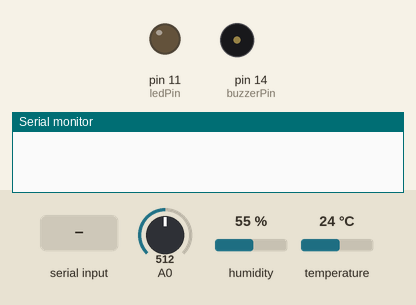
Simulated run of this sketch. Board: Arduino Mega 2560, built with avr-gcc and run on an emulated ATmega2560. On the bench: output pins drawn as LEDs (lit = HIGH), buzzer (waves = sounding, pin HIGH), the last lines printed to the serial monitor. The inputs (shaded band) are chosen by the test bench; at power-on: A0 = 512, humidity 55 %, temperature 24 °C.

Above: at 1.2 s.
1.3 s: "BUZZ" received over the second serial link
At 3.13 s:
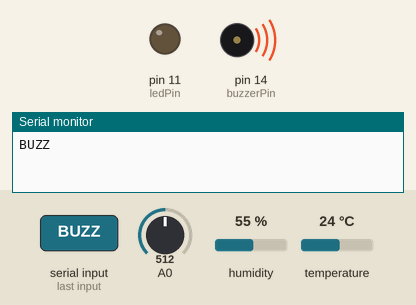
4.7 s: "LED_ON" received over the second serial link
At 7.1 s:
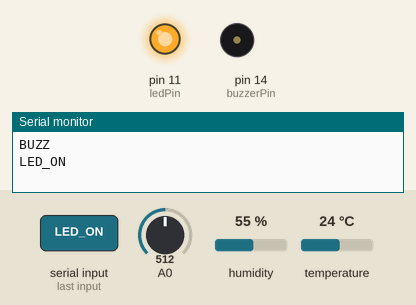
7.7 s: "BUZZ" received over the second serial link
At 9.33 s:
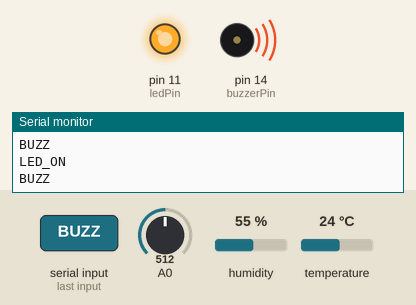
Timing chart, 0 to 10.9 s (numbered marks = the images above; inputs shaded):
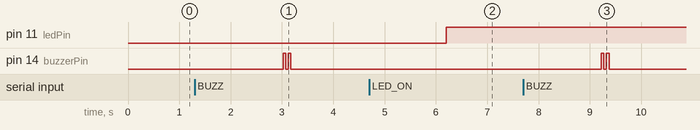

The sketch:

InstructionAndSensor.ino
```cpp
const int ledPin = 11;
const int buzzerPin = 14;
const int soilPin = 16;


#include "DHT.h"
//#include <SoftwareSerial.h>


#define DHTPIN 21      // Digital pin connected to the DHT sensor
#define DHTTYPE DHT11   // DHT 11


DHT dht(DHTPIN, DHTTYPE);

void setup() {


  Serial.begin(9600);

  // Setup DHT Sensor
  pinMode(DHTPIN, INPUT);
  dht.begin();

  // put your setup code here, to run once:
  pinMode(ledPin, OUTPUT);
  pinMode(buzzerPin, OUTPUT);
  Serial1.begin(9600);
  digitalWrite(ledPin, LOW);
  digitalWrite(buzzerPin, LOW);
}

void loop() {
  // put your main code here, to run repeatedly:

  if(Serial1.available() > 0){
    String str = Serial1.readString().substring(0);
    Serial.println(str);
    if(str == "LED_ON"){
      digitalWrite(ledPin, HIGH);
    }
    if(str == "LED_OFF"){
      digitalWrite(ledPin, LOW);
    }
    if(str == "BUZZ"){
      digitalWrite(buzzerPin, HIGH);
      delay(50);
      digitalWrite(buzzerPin, LOW);
      delay(50);
      digitalWrite(buzzerPin, HIGH);
      delay(50);
      digitalWrite(buzzerPin, LOW);
    }
  }

  float h = dht.readHumidity();
  float t = dht.readTemperature();
  float f = dht.readTemperature(true);
  int moisture = analogRead(soilPin);
  float hif = dht.computeHeatIndex(f, h);
  float hic = dht.computeHeatIndex(t, h, false);

  Serial1.print(h);
  Serial1.print(F(";"));
  Serial1.print(t);
  Serial1.print(F(";"));
  Serial1.print(hic);
  Serial1.print(F(";"));
  Serial1.print(moisture);
  Serial1.println(F(""));

  delay(2000);
}
```

Measured:
- after the input at 1.3 s, pin 14 (buzzerPin): alternates HIGH for 0.05 s and LOW for 0.05 s, 4 changes in all, then stays LOW, starting after 1.7 s
- after the input at 4.7 s, pin 11 (ledPin): LOW → HIGH after 1.5 s
- after the input at 7.7 s, pin 14 (buzzerPin): alternates HIGH for 0.05 s and LOW for 0.05 s, 4 changes in all, then stays LOW, starting after 1.5 s
